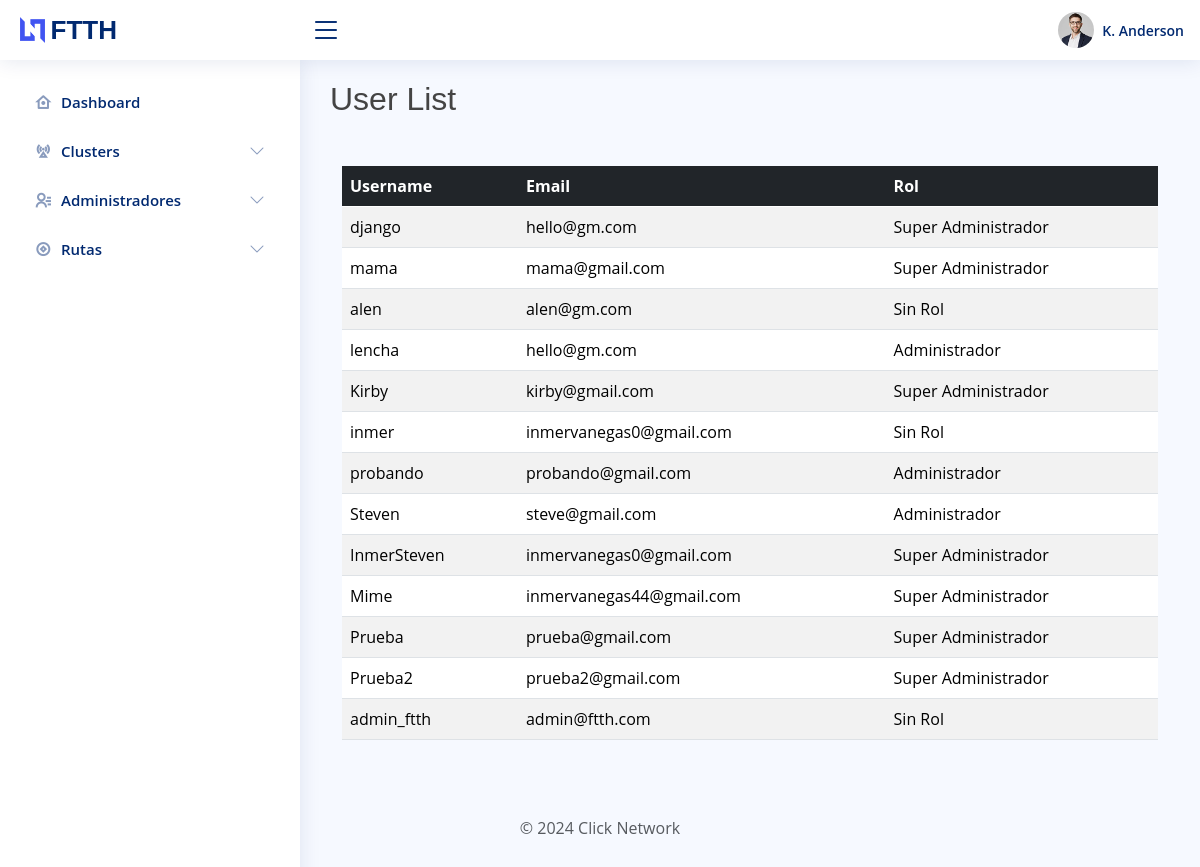
/view_admins/, run on an earlier commit of the app's database.
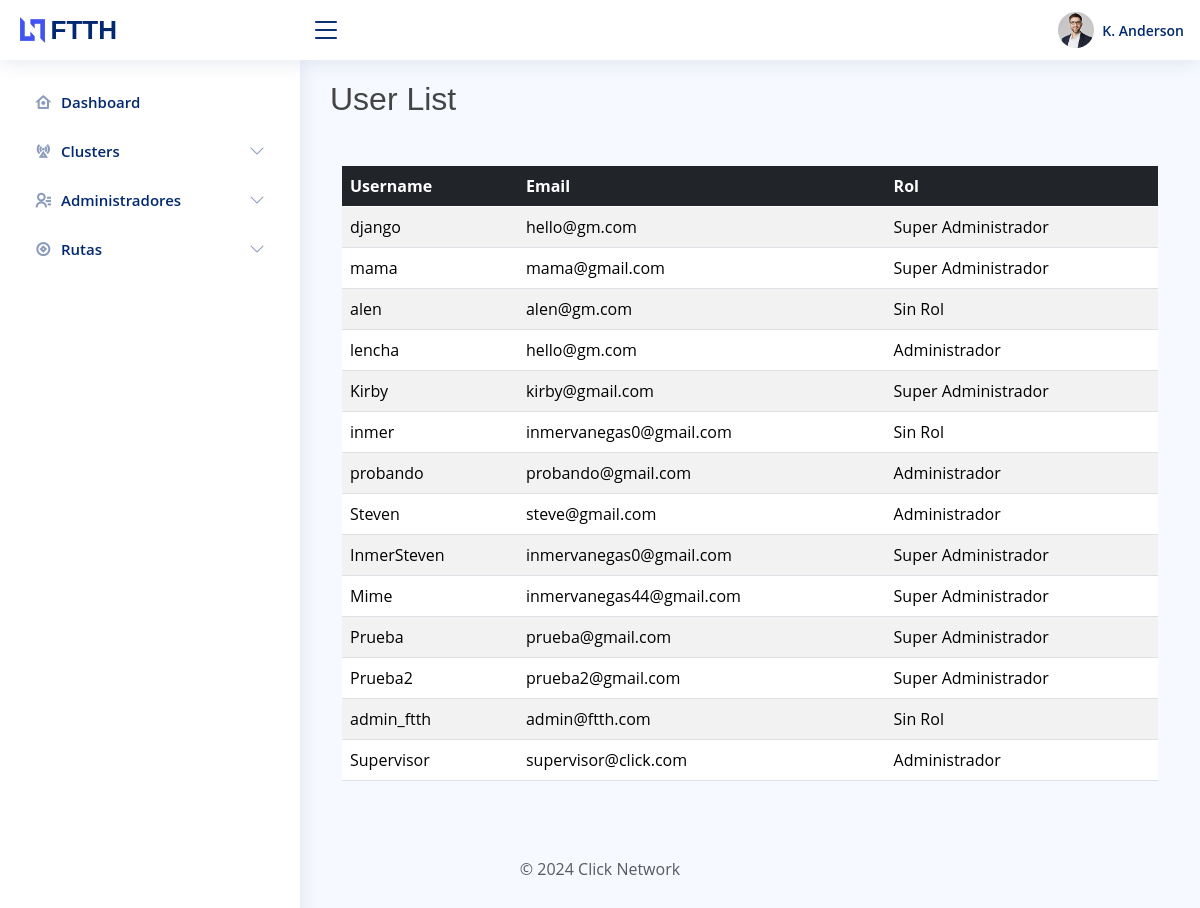
And on a later commit of the database.
### account/models.py (models this page shows)
class User(AbstractUser):
    is_admin= models.BooleanField('Is admin', default=False)
    is_customer = models.BooleanField('Is customer', default=False)
    is_employee = models.BooleanField('Is employee', default=False)

### account/views.py (the view)
# urls.py: path('view_admins/', views.view_admins, name='view_admins'),
def view_admins(request):
    users = User.objects.all()
    print(users)
    return render(request, 'view_admins.html', {'users': users})

### templates/view_admins.html
{% extends "template.html" %}
{% block content %}
    <h2>User List</h2>
   <div class="container mt-5">
         {% if users %}
        <table class="table table-striped">
            <thead class="table-dark">
                <tr>
                    <th scope="col">Username</th>
                    <th scope="col">Email</th>
                    <th scope="col">Rol</th>
                </tr>
            </thead>
            <tbody>
                {% for user in users %}
                    <tr>
                        <td>{{ user.username }}</td>
                        <td>{{ user.email }}</td>
                        <td>
                            {% if user.is_admin %}
                                Super Administrador
                            {% elif user.is_employee %}
                                Administrador
                            {% else %}
                                Sin Rol
                            {% endif %}
                        </td>
                    </tr>
                {% endfor %}
            </tbody>
        </table>
    {% else %}
        <p>No hay usuarios.</p>
    {% endif %}
   </div>
{% endblock %}

What changed in the data, as far as the page shows it:
added User: username "Supervisor", email "supervisor@click.com", is_admin "Administrador"
